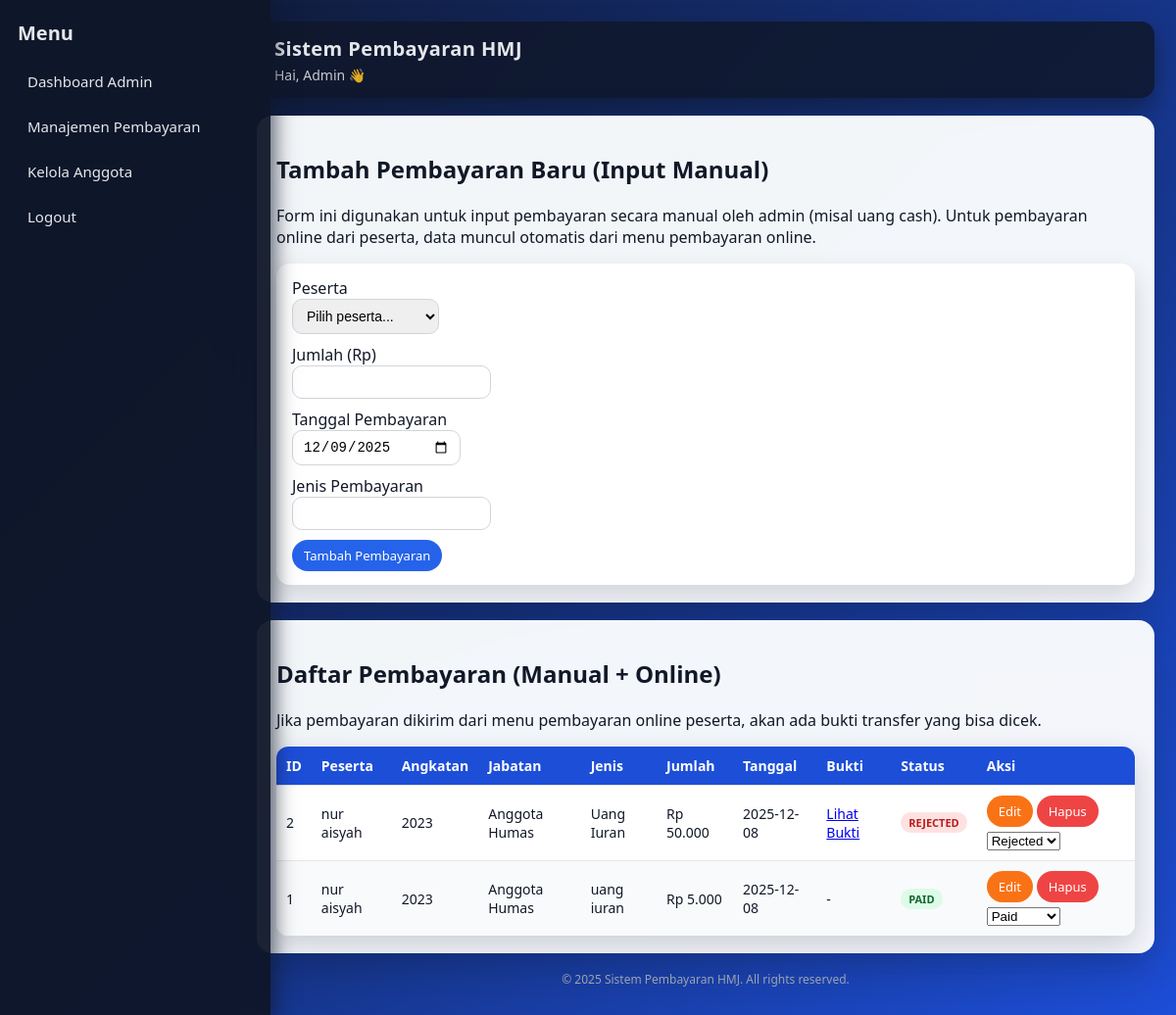
Screenshot of /payment.php (signed in) with the database file from the repository.
### tables this page shows
CREATE TABLE `payments` (
  `id` int(11) NOT NULL,
  `user_id` int(11) NOT NULL,
  `amount` int(11) NOT NULL,
  `payment_date` date NOT NULL,
  `payment_type` varchar(100) NOT NULL,
  `bukti_tf` varchar(255) DEFAULT NULL,
  `status` enum('pending','paid','rejected') NOT NULL DEFAULT 'pending',
  `created_at` datetime NOT NULL DEFAULT current_timestamp()
);

CREATE TABLE `users` (
  `id` int(11) NOT NULL,
  `nama` varchar(100) NOT NULL,
  `angkatan` varchar(20) DEFAULT NULL,
  `jabatan` enum('Ketua Himpunan','Wakil Ketua Himpunan','Bendahara','Sekertaris','Anggota Kaderisasi','Angota Kominfo','Anggota Humas','Anggota Keilmuan') DEFAULT NULL,
  `username` varchar(50) NOT NULL,
  `email` varchar(100) DEFAULT NULL,
  `password` varchar(255) NOT NULL,
  `role` enum('admin','peserta') NOT NULL DEFAULT 'peserta',
  `is_verified` tinyint(1) NOT NULL DEFAULT 0,
  `created_at` datetime NOT NULL DEFAULT current_timestamp()
);

### payment.php (the view, shortened to what this page needs)
<?php
include "koneksi.php";
$payments = mysqli_query(
    $koneksi,
    "SELECT p.*, u.nama, u.angkatan, u.jabatan
     FROM payments p
     JOIN users u ON p.user_id = u.id
     ORDER BY p.created_at DESC"
);
$editData = null;
?>
<!DOCTYPE html>
<html lang="id">
<head>
    <link rel="stylesheet" href="style.css">
</head>
<body>
<div class="wrapper">
    <?php include "sidebar.php"; ?>
    <div class="content">
        <?php include "header.php"; ?>
        <div class="card-box">
            <h2><?= $editData ? 'Edit Pembayaran' : 'Tambah Pembayaran Baru (Input Manual)'; ?></h2>
            <p>Form ini digunakan untuk input pembayaran secara manual oleh admin (misal uang cash). Untuk pembayaran online dari peserta, data muncul otomatis dari menu pembayaran online.</p>
            <form method="POST" class="form-box">
                <div style="margin-bottom:10px;">
                    <label>Peserta</label><br>
                    <select name="user_id" <?= $editData ? 'disabled' : ''; ?> required>
                        <option value="">Pilih peserta...</option>
                    </select>
                </div>
                <div style="margin-bottom:10px;">
                    <label>Jumlah (Rp)</label><br>
                    <input type="number" name="amount" required
                           value="<?= $editData ? (int)$editData['amount'] : ''; ?>">
                </div>
                <div style="margin-bottom:10px;">
                    <label>Tanggal Pembayaran</label><br>
                    <input type="date" name="payment_date" required
                           value="<?= $editData ? $editData['payment_date'] : date('Y-m-d'); ?>">
                </div>
                <div style="margin-bottom:10px;">
                    <label>Jenis Pembayaran</label><br>
                    <input type="text" name="payment_type" required
                           value="<?= $editData ? htmlspecialchars($editData['payment_type']) : ''; ?>">
                </div>
                <?php if ($editData): ?>
                    <button type="submit" name="update_payment" class="btn-primary">Simpan Perubahan</button>
                    <a href="payment.php" class="btn-secondary" style="margin-left:6px;">Batal</a>
                <?php else: ?>
                    <button type="submit" name="create_payment" class="btn-primary">Tambah Pembayaran</button>
                <?php endif; ?>
            </form>
        </div>
        <div class="card-box">
            <h2>Daftar Pembayaran (Manual + Online)</h2>
            <p>Jika pembayaran dikirim dari menu pembayaran online peserta, akan ada bukti transfer yang bisa dicek.</p>
            <table>
                <thead>
                <tr>
                    <th>ID</th>
                    <th>Peserta</th>
                    <th>Angkatan</th>
                    <th>Jabatan</th>
                    <th>Jenis</th>
                    <th>Jumlah</th>
                    <th>Tanggal</th>
                    <th>Bukti</th>
                    <th>Status</th>
                    <th>Aksi</th>
                </tr>
                </thead>
                <tbody>
                <?php if (mysqli_num_rows($payments) === 0): ?>
                    <tr><td colspan="10">Belum ada data pembayaran.</td></tr>
                <?php else: ?>
                    <?php while ($p = mysqli_fetch_assoc($payments)): ?>
                        <tr>
                            <td><?= $p['id']; ?></td>
                            <td><?= htmlspecialchars($p['nama']); ?></td>
                            <td><?= htmlspecialchars($p['angkatan']); ?></td>
                            <td><?= htmlspecialchars($p['jabatan']); ?></td>
                            <td><?= htmlspecialchars($p['payment_type']); ?></td>
                            <td>Rp <?= number_format($p['amount'], 0, ',', '.'); ?></td>
                            <td><?= $p['payment_date']; ?></td>
                            <td>
                                <?php if (!empty($p['bukti_tf'])): ?>
                                    <a href="<?= htmlspecialchars($p['bukti_tf']); ?>" target="_blank">Lihat Bukti</a>
                                <?php else: ?>
                                    -
                                <?php endif; ?>
                            </td>
                            <td>
                                <span class="badge <?= $p['status']; ?>">
                                    <?= strtoupper($p['status']); ?>
                                </span>
                            </td>
                            <td>
                                <a href="payment.php?edit=<?= $p['id']; ?>" class="btn-edit">Edit</a>
                                <form method="POST" style="display:inline-block;" onsubmit="return confirm('Hapus pembayaran ini?');">
                                    <button type="submit" name="delete_payment" class="btn-delete">Hapus</button>
                                </form>
                                <form method="POST" style="display:inline-block;margin-top:4px;">
                                    <select name="status" onchange="this.form.submit()">
                                        <option value="paid" <?= $p['status'] === 'paid' ? 'selected' : ''; ?>>Paid</option>
                                        <option value="rejected" <?= $p['status'] === 'rejected' ? 'selected' : ''; ?>>Rejected</option>
                                    </select>
                                </form>
                            </td>
                        </tr>
                    <?php endwhile; ?>
                <?php endif; ?>
                </tbody>
            </table>
        </div>
        <?php include "footer.php"; ?>
    </div>
</div>
</body>
</html>

### style.css (style rules this page uses)
body { font-family: system-ui, -apple-system, BlinkMacSystemFont, "Segoe UI", sans-serif; margin: 0; background: linear-gradient(135deg, #0f172a, #1d4ed8); color: #111827; }
.wrapper { display: flex; min-height: 100vh; }
.content { margin-left: 240px; padding: 22px; width: calc(100% - 240px); box-sizing: border-box; }
.card-box { background: rgba(248, 250, 252, 0.98); border-radius: 16px; padding: 18px 20px; box-shadow: 0 18px 45px rgba(15, 23, 42, 0.25); margin-bottom: 18px; }
table { width: 100%; border-collapse: collapse; margin-top: 14px; background: white; border-radius: 12px; overflow: hidden; box-shadow: 0 10px 30px rgba(15, 23, 42, 0.18); }
th, td { border-bottom: 1px solid #e5e7eb; padding: 10px 10px; text-align: left; font-size: 14px; }
th { background: #1d4ed8; color: white; font-weight: 600; }
tr:last-child td { border-bottom: none; }
tr:nth-child(even) td { background: #f9fafb; }
button, .btn { font-family: inherit; }
.btn-verify, .btn-delete, .btn-edit, .btn-primary, .btn-secondary, .btn-outline { border: none; padding: 7px 12px; cursor: pointer; border-radius: 999px; font-size: 13px; line-height: 1.4; display: inline-flex; align-items: center; gap: 4px; text-decoration: none; }
.btn-delete { background: #ef4444; color: white; }
.btn-edit { background: #f97316; color: white; }
.btn-primary { background: #2563eb; color: white; }
.form-box { background: white; padding: 14px 16px; margin-top: 10px; border-radius: 14px; box-shadow: 0 10px 25px rgba(15, 23, 42, 0.15); }
.form-box input, .form-inline input, .form-box select, .form-inline select { padding: 8px 10px; border: 1px solid #d1d5db; border-radius: 10px; font-size: 14px; min-width: 150px; }
.badge { display: inline-block; padding: 3px 8px; border-radius: 999px; font-size: 11px; font-weight: 600; }
.badge.paid { background: #dcfce7; color: #166534; }
.badge.rejected { background: #fee2e2; color: #b91c1c; }

### rows the page displays
payments: id "2", user.nama "nur aisyah", user.angkatan "2023", user.jabatan "Anggota Humas", payment_type "Uang Iuran", amount "50.000", payment_date "2025-12-08", status "REJECTED", status "Rejected"
payments: id "1", user.nama "nur aisyah", user.angkatan "2023", user.jabatan "Anggota Humas", payment_type "uang iuran", amount "5.000", payment_date "2025-12-08", status "PAID", status "Paid"

### other values shown
$_SESSION['nama'] "Admin"
